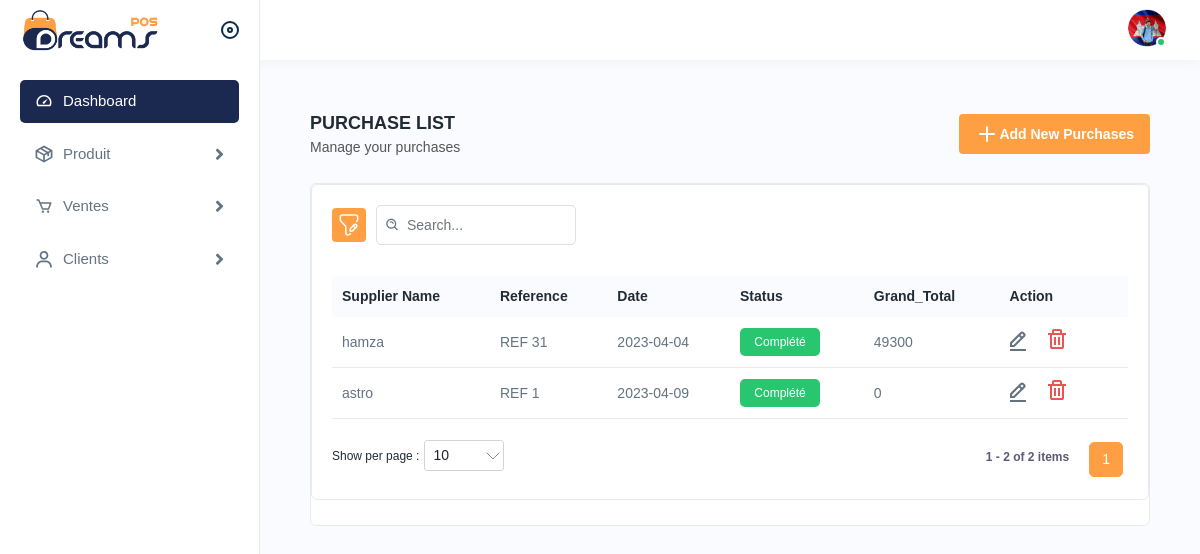
Page /home.php?page=achats&sub_page=list_achats (signed in) on the committed database.
### tables this page shows
CREATE TABLE `achats` (
  `id` int(11) NOT NULL,
  `Supplier` int(11) DEFAULT NULL,
  `Reference` varchar(1024) DEFAULT NULL,
  `Date` varchar(1024) DEFAULT NULL,
  `Status` tinyint(1) DEFAULT NULL,
  `Grand_Total` bigint(20) DEFAULT NULL,
  `product_list` varchar(255) NOT NULL
);

CREATE TABLE `fournisseurs` (
  `id` int(11) NOT NULL,
  `name` varchar(255) NOT NULL
);

### includes/goTopage.php (called while the page is built)
<?php
function gotoPage($name)
{
  return include('./pages/' . $name . '.php');
}

### includes/database.php (called while the page is built, shortened)
<?php
$user = "root";
$password = '';
$host = "localhost";
$db = "gestion_stock";
$connection = mysqli_connect($host, $user, $password) or die("Unable to connect!");
$db_q = "CREATE DATABASE IF NOT EXISTS gestion_stock";
mysqli_query($connection, $db_q);
mysqli_select_db($connection, $db) or die("Unable to select database!");
$check = mysqli_query($connection, "SELECT * FROM `clients`");

### includes/functions.php (called while the page is built, shortened)
<?php
function isApi($url)
{
    $url = explode('/', $url);
    if ($url[1] == 'api') {
        return true;
    } else {
        return false;
    }
}
function getAllAchats()
{
    isApi($_SERVER['REQUEST_URI']) ? include '../includes/database.php' : include 'includes/database.php';
    $query = "SELECT * FROM achats";
    $achats = mysqli_query($connection, $query);
    return $achats;
}
function getRowById($table, $id)
{
    isApi($_SERVER['REQUEST_URI']) ? include '../includes/database.php' : include 'includes/database.php';
    $query = "SELECT * FROM $table WHERE id = '$id'";
    $row = mysqli_fetch_assoc(mysqli_query($connection, $query));
    return $row;
}

### pages/achat/list_achats.php (the view, shortened to what this page needs)
<?php
$all_achats = getAllAchats();
$table_head = '
        <tr>
                <th>Supplier Name</th>
                <th>Reference</th>
                <th>Date</th>
                <th>Status</th>
                <th>Grand_Total</th>
                <th>Action</th>
        </tr>
    ';
?>
<div class="content">
    <div class="page-header">
        <div class="page-title">
            <h4>PURCHASE LIST</h4>
            <h6>Manage your purchases</h6>
        </div>
        <div class="page-btn">
            <a href="?page=achats&sub_page=add_achats" class="btn btn-added">
                <img src="assets/img/icons/plus.svg" alt="img">Add New Purchases
            </a>
        </div>
    </div>
    <div class="card">
        <div class="card">
            <div class="card-body">
                <?php include 'templates/components/list_table_head.php'; ?>
                <?php
                $num = mysqli_num_rows($all_achats);
                if ($num > 0) {
                    while ($achat = mysqli_fetch_assoc($all_achats)) {
                        $achat_id = $achat['id'];
                        $achat_supplier = $achat['Supplier'];
                        $achat_reference = $achat['Reference'];
                        $achat_date = $achat['Date'];
                        $achat_status = $achat['Status'];
                        $achat_grand_total = $achat['Grand_Total'];
                        ?>
                        <tr>
                            <td class="text-bolds">
                                <?php echo  getRowById('fournisseurs', $achat_supplier)['name'];?>
                            </td>
                            <td>
                                <?php echo $achat_reference; ?>
                            </td>
                            <td>
                                <?php echo $achat_date; ?>
                            </td>
                            <td>
                                <?php
                                if ($achat_status) {
                                    badge('lightgreen', 'Complété');
                                } else {
                                    badge('lightred', 'En attente');
                                }
                                ?>
                            </td>
                            <td>
                                <?php echo $achat_grand_total; ?>
                            </td>
                            <td>
                                <a class="me-3" href="?page=achats&sub_page=edit_achat&editRow=<?php echo $achat_id; ?>">
                                    <img src="assets/img/icons/edit.svg" alt="img">
                                </a>
                                <a class="me-3 confirm-text"
                                    href="?page=achats&sub_page=list_achats&deleteRow=<?php echo $achat_id; ?>">
                                    <img src="assets/img/icons/delete.svg" alt="img">
                                </a>
                            </td>
                        </tr>
                    <?php }
                } ?>
                <?php include 'templates/components/list_table_footer.php'; ?>
            </div>
        </div>
    </div>
</div>

### includes/alert.php (shortened to what this page needs)
<?php
function badge($badge, $text)
{
    echo '<span class="badges bg-' . $badge . '">' . $text . '</span>';
}

### rows in the picture
achats: Supplier.name "hamza", Reference "REF 31", Date "2023-04-04", Grand_Total "49300"
achats: Supplier.name "astro", Reference "REF 1", Date "2023-04-09", Grand_Total "0"
